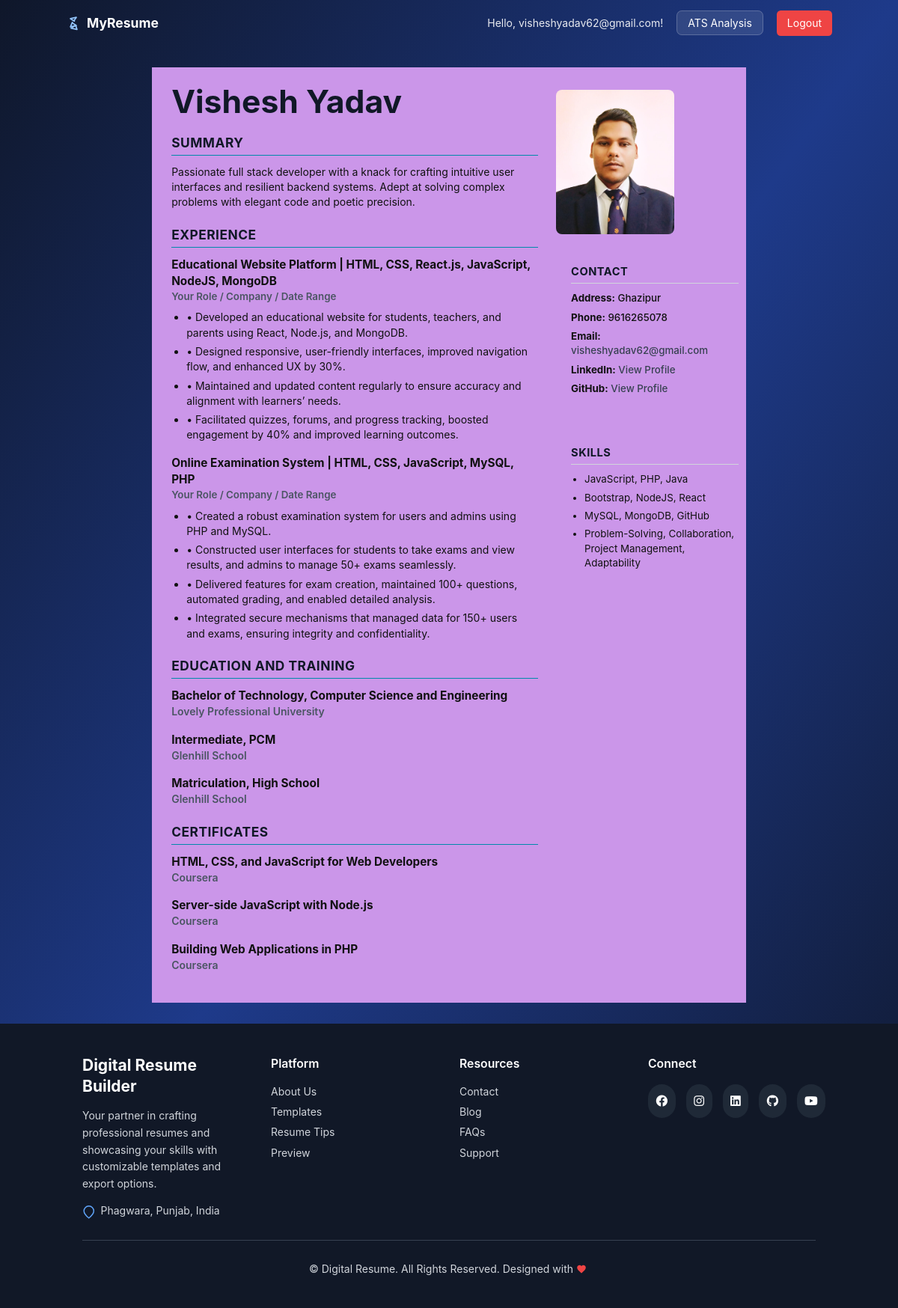
/view/1/template5/ (signed in), run on the app's committed database.
### app/models.py (models this page shows, shortened)
class Resume(models.Model):
    user = models.ForeignKey(User, on_delete=models.CASCADE)
    full_name = models.CharField(max_length=100)
    email = models.EmailField()
    phone = models.CharField(max_length=20)
    location = models.CharField(max_length=150, blank=True)
    linkedin = models.URLField(blank=True)
    github = models.URLField(blank=True)
    website = models.URLField(blank=True)
    summary = models.TextField(blank=True)
    profile_image = models.ImageField(upload_to='profiles/', null=True, blank=True)
    created_at = models.DateTimeField(auto_now_add=True)
    updated_at = models.DateTimeField(auto_now=True)

class Project(models.Model):
    resume = models.ForeignKey(Resume, on_delete=models.CASCADE, related_name='project_items')
    name = models.CharField(max_length=200)
    description = models.TextField(blank=True)
    technologies_csv = models.CharField(max_length=300, blank=True, help_text="Comma-separated technologies")
    url = models.URLField(blank=True)
    start_date = models.DateField(null=True, blank=True)
    end_date = models.DateField(null=True, blank=True)

class EducationEntry(models.Model):
    resume = models.ForeignKey(Resume, on_delete=models.CASCADE, related_name='education_items')
    institution = models.CharField(max_length=200)
    degree = models.CharField(max_length=150)
    field = models.CharField(max_length=150)
    location = models.CharField(max_length=150, blank=True)
    start_date = models.DateField(null=True, blank=True)
    end_date = models.DateField(null=True, blank=True)
    gpa = models.CharField(max_length=20, blank=True, help_text="GPA/CGPA")

class Certification(models.Model):
    resume = models.ForeignKey(Resume, on_delete=models.CASCADE, related_name='certification_items')
    name = models.CharField(max_length=200)
    issuer = models.CharField(max_length=200, blank=True)
    duration = models.CharField(max_length=20, blank=True, help_text="e.g., Dec’ 24")
    issue_date = models.DateField(null=True, blank=True)
    expiry_date = models.DateField(null=True, blank=True)
    credential_id = models.CharField(max_length=100, blank=True)

class Skill(models.Model):
    CATEGORY_CHOICES = (
        ("Technical", "Technical"),
        ("Soft Skills", "Soft Skills"),
        ("Languages", "Languages"),
        ("Tools", "Tools"),
    )
    resume = models.ForeignKey(Resume, on_delete=models.CASCADE, related_name='skill_items')
    name = models.CharField(max_length=100)
    category = models.CharField(max_length=50, choices=CATEGORY_CHOICES, default="Technical")
    level = models.IntegerField(default=3)

### app/views.py (the view)
# urls.py: path('view/<int:pk>/<str:template_name>/', views.resume_detail_view, name='resume_detail'),
@login_required
def resume_detail_view(request, pk, template_name='template1'):
    resume = get_object_or_404(Resume, pk=pk, user=request.user)
    return render(request, f'resume/templates/{template_name}.html', {'resume': resume, 'template_name': template_name})

### app/templates/resume/templates/template5.html (shortened to what this page needs)
{% extends 'base.html' %}
{% load static %}
{% block content %}
    <div class="resume-wrapper" style="padding: 20px 20px; ">
        <main class="main-content">
            <header class="main-header">
                <h1 class="full-name">{{ resume.full_name }}</h1>
            </header>
            {% if render_summary or resume.summary %}
            <section class="section summary">
                <h2 class="main-title">Summary</h2>
                <div class="section-body summary-body">
                    {{ render_summary|default:resume.summary|safe }}
                </div>
            </section>
            {% endif %}
            {% if resume.project_items.exists %}
            <section class="section experience">
                <h2 class="main-title">Experience</h2>
                {% for p in resume.project_items.all %}
                <article class="experience-item">
                    <div class="experience-title">{{ p.name }}</div>
                    <div class="experience-meta">Your Role / Company / Date Range</div>
                    <div class="experience-desc">{{ p.description|safe }}</div>
                </article>
                {% endfor %}
            </section>
            {% endif %}
            {% if resume.education_items.exists %}
            <section class="section education">
                <h2 class="main-title">Education and Training</h2>
                {% for e in resume.education_items.all %}
                <article class="edu-item">
                    <div class="degree">{{ e.degree }}{% if e.field %}, {{ e.field }}{% endif %}</div>
                    <div class="institution">{{ e.institution }}</div>
                </article>
                {% endfor %}
            </section>
            {% endif %}
            {% if resume.certification_items.exists %}
            <section class="section certificates">
                <h2 class="main-title">Certificates</h2>
                {% for c in resume.certification_items.all %}
                <article class="edu-item">
                    <div class="degree">{{ c.name }}</div>
                    <div class="institution">{{ c.issuer }}</div>
                </article>
                {% endfor %}
            </section>
            {% endif %}
        </main>
        <aside class="sidebar">
            {% if resume.profile_image %}
                <img src="{{ resume.profile_image.url }}" alt="{{ resume.full_name }}" class="profile-image">
            {% else %}
                <div class="profile-initial">
                    <span class="profile-initial-text">{{ resume.full_name|first }}</span>
                </div>
            {% endif %}
            <section class="section contact-section" style="padding: 20px;">
                <h2 class="sidebar-title">Contact</h2>
                <p><strong>Address:</strong> {{ resume.location }}</p>
                <p><strong>Phone:</strong> {{ resume.phone }}</p>
                <p><strong>Email:</strong> <a href="mailto:{{ resume.email }}">{{ resume.email }}</a></p>
                {% if resume.linkedin %}
                <p><strong>LinkedIn:</strong> <a href="{{ resume.linkedin }}" target="_blank" rel="noopener">View Profile</a></p>
                {% endif %}
                {% if resume.github %}
                <p><strong>GitHub:</strong> <a href="{{ resume.github }}" target="_blank" rel="noopener">View Profile</a></p>
                {% endif %}
            </section>
            {% if resume.skill_items.exists %}
            <section class="section skills" style="padding: 20px;">
                <h2 class="sidebar-title">Skills</h2>
                <ul class="skills-list">
                    {% for s in resume.skill_items.all %}
                    <li>{{ s.name }}</li>
                    {% endfor %}
                </ul>
            </section>
            {% endif %}
        </aside>
    </div>
    {% endblock %}

### app/templates/base.html (shortened to what this page needs)
<!DOCTYPE html>
<html lang="en" class="h-full">
  {% load static %}
<head>
  <link href="{% static 'css/tailwind.css' %}" rel="stylesheet">
  <script src="https://cdn.tailwindcss.com"></script>
  <link rel="stylesheet" href="https://cdnjs.cloudflare.com/ajax/libs/font-awesome/6.4.0/css/all.min.css">
</head>
<body class="h-full flex flex-col bg-gradient-to-br from-slate-900 via-blue-900 to-slate-900 text-white">
  {% if not hide_header_footer %}
  <nav class="bg-transparent sticky top-0 z-50 p-4">
    <div class="container mx-auto flex justify-between items-center">
      <a href="{% url 'app:resume_list' %}" class="text-xl font-bold text-white flex items-center gap-2">
        MyResume
      </a>
      <div class="space-x-4">
        {% if user.is_authenticated %}
          <span class="text-white/90">Hello, {{ user.username }}!</span>
          <a href="{% url 'app:ats_analysis' %}" class="px-4 py-2 bg-white/10 text-white rounded-lg border border-white/20">ATS Analysis</a>
          <form method="post" action="{% url 'logout' %}" class="inline">
            <button type="submit" class="px-4 py-2 bg-red-500 text-white rounded-md">Logout</button>
          </form>
        {% else %}
          <a href="{% url 'login' %}" class="px-4 py-2 text-white/90 rounded-md hover:bg-white/5 transition-colors">Login</a>
          <a href="{% url 'app:signup' %}" class="px-4 py-2 bg-white/10 text-white rounded-md border border-white/20">Sign Up</a>
        {% endif %}
      </div>
    </div>
  </nav>
  {% endif %}
  <main class="flex-grow {% if not hide_header_footer %}p-8{% endif %}">
      {% block content %}{% endblock %}
  </main>
  {% if not hide_header_footer %}
  <footer class="bg-gray-900 text-white py-12">
    <div class="max-w-6xl mx-auto px-4">
      <div class="grid grid-cols-1 md:grid-cols-2 lg:grid-cols-4 gap-8">
        <div class="lg:col-span-1">
          <h2 class="text-2xl font-bold  text-white mb-4">Digital Resume Builder</h2>
          <p class="text-gray-300 mb-4 leading-relaxed">
            Your partner in crafting professional resumes and showcasing your skills with customizable templates and export options.
          </p>
          <div class="flex items-start text-gray-300">
            <svg class="w-5 h-5 mr-2 mt-1 text-blue-400" fill="none" stroke="currentColor" stroke-width="2" viewBox="0 0 24 24">
              <path d="M21 10c0 6-9 13-9 13S3 16 3 10a9 9 0 1118 0z" />
            </svg>
            <p>Phagwara, Punjab, India</p>
          </div>
        </div>
        <div>
          <h3 class="text-lg font-semibold mb-4">Platform</h3>
          <ul class="space-y-2">
            <li><a href="#" class="text-gray-300 hover:text-blue-400 transition">About Us</a></li>
            <li><a href="#" class="text-gray-300 hover:text-blue-400 transition">Templates</a></li>
            <li><a href="#" class="text-gray-300 hover:text-blue-400 transition">Resume Tips</a></li>
            <li><a href="#" class="text-gray-300 hover:text-blue-400 transition">Preview</a></li>
          </ul>
        </div>
        <div>
          <h3 class="text-lg font-semibold mb-4">Resources</h3>
          <ul class="space-y-2">
            <li><a href="#" class="text-gray-300 hover:text-blue-400 transition">Contact</a></li>
            <li><a href="#" class="text-gray-300 hover:text-blue-400 transition">Blog</a></li>
            <li><a href="#" class="text-gray-300 hover:text-blue-400 transition">FAQs</a></li>
            <li><a href="#" class="text-gray-300 hover:text-blue-400 transition">Support</a></li>
          </ul>
        </div>
        <div>
          <h3 class="text-lg font-semibold mb-4">Connect</h3>
          <div class="flex space-x-4">
              {% if social_icons %}
                {% for icon in social_icons %}
                  <a href="#" title="{{ icon|capfirst }}" class="bg-gray-800 hover:bg-blue-600 p-3 rounded-full transition">
                    <i class="fab fa-{{ icon }} text-white text-lg"></i>
                  </a>
                {% endfor %}
              {% else %}
                <a href="#" title="Facebook" class="bg-gray-800 hover:bg-blue-600 p-3 rounded-full transition"><i class="fab fa-facebook text-white text-lg"></i></a>
                <a href="#" title="Instagram" class="bg-gray-800 hover:bg-pink-500 p-3 rounded-full transition"><i class="fab fa-instagram text-white text-lg"></i></a>
                <a href="https://linkedin.com/in/vishesh-yadav-" title="LinkedIn" class="bg-gray-800 hover:bg-blue-700 p-3 rounded-full transition"><i class="fab fa-linkedin text-white text-lg"></i></a>
                <a href="#" title="GitHub" class="bg-gray-800 hover:bg-gray-700 p-3 rounded-full transition"><i class="fab fa-github text-white text-lg"></i></a>
                <a href="#" title="YouTube" class="bg-gray-800 hover:bg-red-600 p-3 rounded-full transition"><i class="fab fa-youtube text-white text-lg"></i></a>
              {% endif %}
            </div>
        </div>
      </div>
      <div class="border-t border-gray-700 mt-8 pt-8 text-center">
        <p class="text-gray-300 flex items-center justify-center">
          &copy; {{ now.year }} Digital Resume. All Rights Reserved. Designed with
          <svg class="w-4 h-4 mx-1 text-red-500 fill-current" viewBox="0 0 24 24" fill="currentColor">
            <path d="M12 21.35l-1.45-1.32C5.4 15.36 2 12.28 2 8.5 2 5.42
                     4.42 3 7.5 3c1.74 0 3.41 0.81 4.5 2.09C13.09 3.81
                     14.76 3 16.5 3 19.58 3 22 5.42 22 8.5c0 3.78-3.4
                     6.86-8.55 11.54L12 21.35z"/>
          </svg>
        </p>
      </div>
    </div>
  </footer>
  {% endif %}
</body>
</html>

### app/templates/base.html (style rules this page uses)
body { font-family: 'Inter', sans-serif; }

### app/templates/resume/templates/template5.html (style rules this page uses)
html, body { -webkit-print-color-adjust: exact; print-color-adjust: exact; background: #fff; font-family: -apple-system, BlinkMacSystemFont, "Segoe UI", Roboto, "Helvetica Neue", Arial, sans-serif; color: #333; font-size: 10.5pt; line-height: 1.45; position: relative; }
.resume-wrapper { background-color: #cb96e9; color: #111; width: 100%; max-width: 210mm; min-height: 297mm; margin: 0 auto; display: flex; gap: 24px; padding-top: 20px; }
.main-content { width: 65%; flex-shrink: 0; margin-left: 6px; }
.sidebar { width: 35%; flex-shrink: 0; padding-top: 10px; }
.profile-image { width: 60%; height: auto; border-radius: 8px; object-fit: cover; margin-bottom: 20px; }
.sidebar .section { margin-bottom: 20px; }
.sidebar-title { font-size: 11pt; font-weight: 700; text-transform: uppercase; letter-spacing: 0.5px; color: #111827; border-bottom: 1.5px solid #d1d5db; padding-bottom: 4px; margin-bottom: 10px; }
.contact-section p { margin: 0 0 6px 0; font-size: 10pt; font-weight: 500; }
.contact-section a { color: #374151; text-decoration: none; }
.skills-list { list-style: disc; margin: 0; padding-left: 18px; font-size: 10pt; }
.skills-list li { margin-bottom: 5px; }
.main-header { margin-bottom: 16px; }
.main-header .full-name { font-size: 32pt; font-weight: 700; color: #111827; margin: 0; line-height: 1.2; }
.main-content .section { margin-bottom: 20px; }
.main-title { font-size: 13pt; font-weight: 700; text-transform: uppercase; letter-spacing: 0.5px; color: #111827; border-bottom: 1.5px solid #008aaa; padding-bottom: 4px; margin-bottom: 12px; }
.summary-body { font-size: 10.5pt; }
.experience-item { margin-bottom: 16px; }
.experience-title { font-size: 11.5pt; font-weight: 700; color: #111; }
.experience-meta { font-size: 10pt; font-weight: 600; color: #4b5563; margin-bottom: 6px; }
.experience-desc { font-size: 10.5pt; }
.experience-desc ul { list-style: disc; padding-left: 20px; margin-top: 8px; }
.experience-desc li { margin-bottom: 5px; }
.edu-item { margin-bottom: 16px; }
.edu-item .degree { font-size: 11.5pt; font-weight: 700; color: #111; }
.edu-item .institution { font-size: 10.5pt; font-weight: 600; color: #4b5563; }

### data on the page
Resume: full_name "Vishesh Yadav", summary "Passionate full stack developer with a knack for crafting intuitive user interfaces and resilient backend systems. Adept at solving complex problems with elegant code and poetic precision.", profile_image (picture), location "Ghazipur", phone "9616265078", email "visheshyadav62@gmail.com"
Project: name "Educational Website Platform | HTML, CSS, React.js, JavaScript, NodeJS, MongoDB", description "• Developed an educational website for students, teachers, and parents using React, Node.js, and MongoDB. • Designed responsive, user-friendly interfaces, improved navigation flow, and enhanced UX by 30%. • Maintained and updated content regularly to ensure accuracy and alignment with learners’ needs. • Facilitated quizzes, forums, and progress tracking, boosted engagement by 40% and improved learning outcomes."
Project: name "Online Examination System | HTML, CSS, JavaScript, MySQL, PHP", description "• Created a robust examination system for users and admins using PHP and MySQL. • Constructed user interfaces for students to take exams and view results, and admins to manage 50+ exams seamlessly. • Delivered features for exam creation, maintained 100+ questions, automated grading, and enabled detailed analysis. • Integrated secure mechanisms that managed data for 150+ users and exams, ensuring integrity and confidentiality."
EducationEntry: degree "Bachelor of Technology", field "Computer Science and Engineering", institution "Lovely Professional University"
EducationEntry: degree "Intermediate", field "PCM", institution "Glenhill School"
EducationEntry: degree "Matriculation", field "High School", institution "Glenhill School"
Certification: name "HTML, CSS, and JavaScript for Web Developers", issuer "Coursera"
Certification: name "Server-side JavaScript with Node.js", issuer "Coursera"
Certification: name "Building Web Applications in PHP", issuer "Coursera"
Skill: name "JavaScript, PHP, Java"
Skill: name "Bootstrap, NodeJS, React"
Skill: name "MySQL, MongoDB, GitHub"
Skill: name "Problem-Solving, Collaboration, Project Management, Adaptability"

### other printed values
{{ user.username }} "visheshyadav62@gmail.com"
